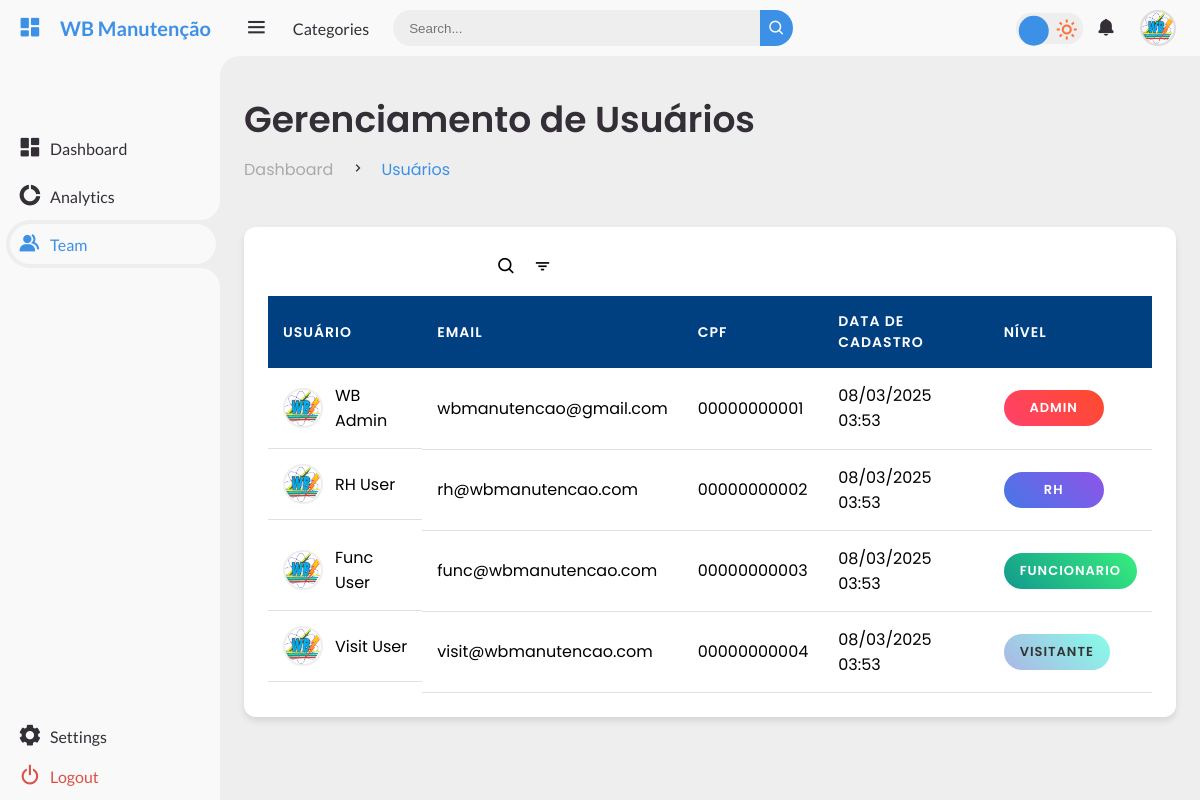
Screenshot of /myteam/myteam.php (signed in) with the database file from the repository.
### tables this page shows
CREATE TABLE WBLogin (
    id INT AUTO_INCREMENT PRIMARY KEY,
    CPF VARCHAR(255) NOT NULL UNIQUE,
    username VARCHAR(255) NOT NULL UNIQUE,
    password VARCHAR(255) NOT NULL,
    email VARCHAR(255),
    user_level ENUM('admin', 'funcionario', 'rh', 'visitante') NOT NULL DEFAULT 'visitante',
    created_at TIMESTAMP DEFAULT CURRENT_TIMESTAMP
);

### myteam/myteam.php (the view, shortened to what this page needs)
<?php
$servername = "localhost";
$username = "root";
$password = "";
$dbname = "wb";
$conn = new mysqli($servername, $username, $password, $dbname);
?>
<!DOCTYPE html>
<html lang="en">
<head>
	<link href='https://unpkg.com/boxicons@2.1.4/css/boxicons.min.css' rel='stylesheet'>
	<link href='https://unpkg.com/boxicons@2.1.4/dist/boxicons.js' rel='stylesheet'>
	<link rel="stylesheet" href="styles.css">
	<link rel="stylesheet" href="../style.css">
</head>
<body>
	<section id="sidebar">
		<a href="../admin.php" class="brand">
        <i class='bx bxs-dashboard bx-sm' ></i>
		<span class="text">WB Manutenção</span>
		</a>
		<ul class="side-menu top">
            <li>
        <a href="../admin.php">
					<i class='bx bxs-dashboard bx-sm' ></i>
					<span class="text">Dashboard</span>
				</a>
			</li>
			<li>
				<a href="../analytics/analytics.php">
					<i class='bx bxs-doughnut-chart bx-sm' ></i>
					<span class="text">Analytics</span>
				</a>
			</li>
            <li class="active">
				<a href="../myteam/myteam.php">
					<i class='bx bxs-group bx-sm' ></i>
					<span class="text">Team</span>
				</a>
			</li>
		</ul>
		<ul class="side-menu bottom">
			<li>
				<a href="#">
					<i class='bx bxs-cog bx-sm bx-spin-hover' ></i>
					<span class="text">Settings</span>
				</a>
			</li>
			<li>
				<a href="../logout.php" class="logout">
					<i class='bx bx-power-off bx-sm bx-burst-hover' ></i>
					<span class="text">Logout</span>
				</a>
			</li>
		</ul>
	</section>
<section id="content">
    <nav>
        <i class='bx bx-menu bx-sm'></i>
        <a href="#" class="nav-link">Categories</a>
        <form action="#">
            <div class="form-input">
                <input type="search" placeholder="Search...">
                <button type="submit" class="search-btn"><i class='bx bx-search'></i></button>
            </div>
        </form>
        <label class="swith-lm" for="switch-mode">
            <i class="bx bx-sun"></i>
            <div class="ball"></div>
        </label>
        <a href="#" class="notification" id="notificationIcon">
            <i class='bx bxs-bell bx-tada-hover'></i>
        </a>
        <a href="#" class="profile" id="profileIcon">
            <img src="../imagem/logo.png" alt="Profile">
        </a>
    </nav>
        <main>
            <div class="head-title">
                <div class="left">
                    <h1>Gerenciamento de Usuários</h1>
                    <ul class="breadcrumb">
                        <li><a href="../admin.php">Dashboard</a></li>
                        <li><i class='bx bx-chevron-right'></i></li>
                        <li><a class="active">Usuários</a></li>
                    </ul>
                </div>
            </div>
<br>
            <div class="data-container">
                <div class="order">
                    <div class="head">
                        <h3>Usuários Cadastrados</h3>
                        <i class='bx bx-search'></i>
                        <i class='bx bx-filter'></i>
                    </div>
                    <table class="data-table">
                        <thead>
                            <tr>
                                <th>Usuário</th>
                                <th>Email</th>
                                <th>CPF</th>
                                <th>Data de Cadastro</th>
                                <th>Nível</th>
                            </tr>
                        </thead>
                        <tbody>
                            <?php
                            $sql = "SELECT id, username, email, cpf, created_at, user_level FROM wblogin ORDER BY created_at DESC";
                            $result = $conn->query($sql);
                            if ($result->num_rows > 0) {
                                while($row = $result->fetch_assoc()) {
                                    echo "<tr>
                                            <td>
                                                <img src='../imagem/logo.png' alt='User'>
                                                <p>" . htmlspecialchars($row['username']) . "</p>
                                            </td>
                                            <td>" . htmlspecialchars($row['email']) . "</td>
                                            <td>" . htmlspecialchars($row['cpf']) . "</td>
                                            <td>" . date('d/m/Y H:i', strtotime($row['created_at'])) . "</td>
                                            <td><span class='user-role role-" . htmlspecialchars($row['user_level']) . "'>" .
                                                htmlspecialchars($row['user_level']) . "</span></td>
                                          </tr>";
                                }
                            }
                            ?>
                        </tbody>
                    </table>
                </div>
            </div>
        </main>
    </section>
</body>
</html>

### myteam/styles.css (style rules this page uses)
:root { --primary-color: #3498db; --secondary-color: #2ecc71; --background-light: #ffffff; --background-dark: #1a1a1a; --text-light: #333333; --text-dark: #ffffff; --border-color: #e0e0e0; --hover-color: rgba(211, 211, 211, 0.5); --shadow: 0 0 20px rgba(0, 0, 0, 0.1); --transition: all 0.3s ease; }
.profile { position: relative; display: flex; align-items: center; cursor: pointer; }
.profile img { width: 42px; height: 42px; border-radius: 50%; border: 2px solid var(--border-color); transition: var(--transition); object-fit: cover; }

### myteam/myteam.php (style rules this page uses)
#content { display: none; }
a { color: inherit; text-decoration: none; }
:root { --primary-color: #004080; --secondary-color: #005bb5; --bg-light: #ffffff; --bg-dark: #f8f8f8; --border: #e0e0e0; --box-shadow: 0 4px 6px rgba(0, 0, 0, 0.1); --anim-duration: all 0.3s ease-in-out; }
.data-container { background: var(--bg-light); padding: 24px; border-radius: 12px; box-shadow: var(--box-shadow); margin-top: 20px; }
.data-table { width: 100%; border-collapse: collapse; margin-top: 15px; }
.data-table th { background-color: var(--primary-color); color: white; padding: 15px; text-align: left; font-weight: 600; text-transform: uppercase; font-size: 14px; letter-spacing: 1px; }
.data-table td { padding: 15px; border-bottom: 1px solid var(--border); vertical-align: middle; }
.data-table td:first-child { display: flex; align-items: center; gap: 12px; }
.data-table td img { width: 40px; height: 40px; border-radius: 50%; object-fit: cover; border: 2px solid #eee; }
.user-role { padding: 8px 16px; border-radius: 20px; font-size: 13px; font-weight: 600; text-transform: uppercase; letter-spacing: 1px; display: inline-block; text-align: center; min-width: 100px; }
.user-role.role-admin { background: linear-gradient(45deg, #FF416C, #FF4B2B); color: white; }
.user-role.role-funcionario { background: linear-gradient(45deg, #11998e, #38ef7d); color: white; }
.user-role.role-rh { background: linear-gradient(45deg, #4776E6, #8E54E9); color: white; }
.user-role.role-visitante { background: linear-gradient(45deg, #ACB6E5, #86FDE8); color: #333; }
.order .head { display: flex; align-items: center; gap: 16px; margin-bottom: 16px; }
.order .head h3 { font-weight: 600; color: var(--text-dark); }
.order .head i { font-size: 20px; cursor: pointer; transition: all 0.3s ease; }

### rows the page displays
wblogin: username "WB Admin", email "wbmanutencao@gmail.com", CPF "00000000001", created_at "08/03/2025 03:53", user_level "ADMIN"
wblogin: username "RH User", email "rh@wbmanutencao.com", CPF "00000000002", created_at "08/03/2025 03:53", user_level "RH"
wblogin: username "Func User", email "func@wbmanutencao.com", CPF "00000000003", created_at "08/03/2025 03:53", user_level "FUNCIONARIO"
wblogin: username "Visit User", email "visit@wbmanutencao.com", CPF "00000000004", created_at "08/03/2025 03:53", user_level "VISITANTE"
